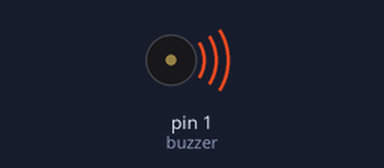
A sketch run on a simulated Arduino Uno, built with avr-gcc and run on an emulated ATmega328P. On the bench: buzzer (waves = sounding).

Above: at 0.5 s.
Timing chart, 0 to 4.6 s (numbered marks = the images above):
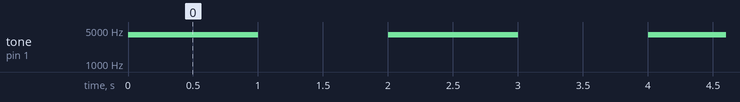

The sketch:

buzzer_test.ino
```cpp
const int buzzer = 1; //buzzer to arduino pin 9


void setup(){

  pinMode(buzzer, OUTPUT); // Set buzzer - pin 9 as an output

}

void loop(){

  tone(buzzer, 4000);
  delay(1000);        // ...for 1 sec
  noTone(buzzer);     // Stop sound...
  delay(1000);        // ...for 1sec

}
```

Measured:
- by itself, tone on pin 1 (buzzer): alternates 4000 Hz for 1.0 s and silent for 1.0 s
